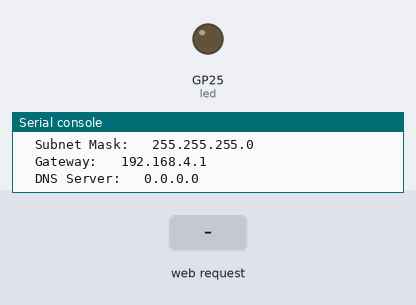
This program was run on a simulated Raspberry Pi Pico running MicroPython. Shown: output pins drawn as LEDs (lit = HIGH), the last lines printed to the serial console. The inputs (shaded band) are chosen by the test bench. The board's own WiFi access point starts at once.

Above: at 1.2 s.
1.3 s: HTTP request GET /ledon received
At 2.5 s:
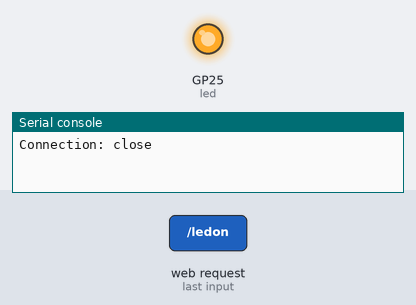
2.8 s: HTTP request GET /ledoff received
At 3.8 s:
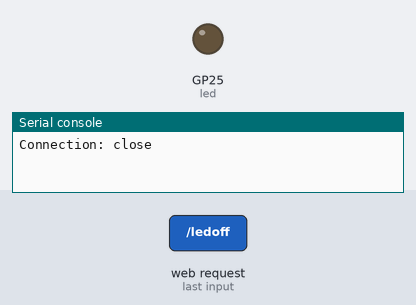
Timing chart, 0 to 5.8 s (numbered marks = the images above; inputs shaded):
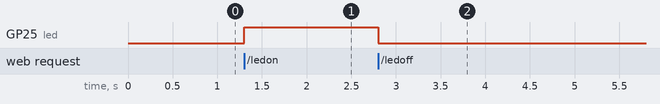

Measured:
- after the input at 1.3 s, GP25 (led): LOW → HIGH at once
- after the input at 2.8 s, GP25 (led): HIGH → LOW at once

The program:

main.py
```python
"""
LED Controller

A micropython script for setting up a Raspberry Pi Pico W asa an access
point for an LED control server which allows the connected client to
control the on-board LED of the Pico W.

Author: Sam Rogers

Created: 21/05/2023

Requires: Raspberry Pi Pico W with Micropython
"""
import network
import socket
import time
from machine import Pin

__author__ = "Sam Rogers"
__version__ = 1.0

# Default parameters for the Wi-Fi access point
DEFAULT_WIFI = {
    "ssid": "Systematic",
    "pwd": "systemic"
}


def create_access_point(ssid, pwd):
    """
    Create a visible access point, using the given ssid and password,
    for other devices to connect to.

    :param ssid: the ssid of the access point
    :param pwd: the password to connect to the access point
    """
    # Configure device to act as a Wi-Fi access point
    ap = network.WLAN(network.AP_IF)
    ap.active(False)
    ap.config(essid=ssid, password=pwd)
    ap.active(True)

    # Wait for access point to go active
    wait_time = 0
    while not ap.active():
        print("Waiting for activation...", wait_time)
        wait_time += 1
        time.sleep(1)

    # Access point is now available
    status = ap.ifconfig()
    print("Wi-Fi Active!")
    print("  IP Address:\t", status[0])
    print("  Subnet Mask:\t", status[1])
    print("  Gateway:\t", status[2])
    print("  DNS Server:\t", status[3])


def led_control_server():
    """
    Creates a simple HTTP server for controlling the on-board LED.
    """
    # Listen for connections on port 80 (HTTP Server Port)
    addr = socket.getaddrinfo('0.0.0.0', 80)[0][-1]
    sock = socket.socket()
    sock.bind(addr)
    sock.listen()

    # LED starts in OFF state
    led = Pin("LED", Pin.OUT)
    led.off()
    led_state = False

    # Listen for connections, respond to client requests
    while True:
        try:
            # Accept client connections and print requests to console.
            cl, addr = sock.accept()
            print("Client connected from: ", addr)
            request = cl.recv(1024).decode("utf-8")
            print(request)

            # Check if client has requested an LED change
            request_url = request.split()[1]
            if request_url.find("/ledon") != -1:
                # Turn LED on
                led_state = True
                led.on()
            elif request_url.find("/ledoff") != -1:
                # Turn LED off
                led_state = False
                led.off()
            else:
                # Client has not requested a change
                pass

            # Get HTML page
            file = open("index.html")  # TODO: Fix html buttons for iOS
            html = file.read()
            file.close()

            # Now send HTML back to client with current LED state.
            html = html.replace("**ledState**", "ON" if led_state else "OFF")
            cl.send(html)
            cl.close()
        except OSError as e:
            # Client loses connection to server.
            cl.close()
            print('Connection Closed')


def main():
    """
    Main Loop

    Configures the Raspberry Pi Pico W as an access point and creates a
    simple HTTP server to process client connections and requests to
    control the on-board LED.
    """
    create_access_point(DEFAULT_WIFI["ssid"], DEFAULT_WIFI["pwd"])
    led_control_server()


if __name__ == '__main__':
    main()
```
